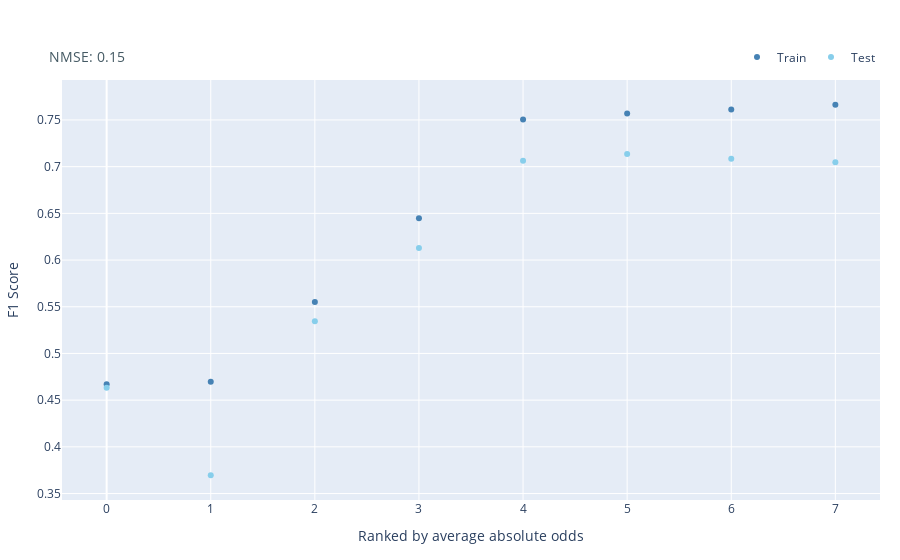

The cell this chart's notebook holds for it:
### Code cell
fig_train_test(
    df_metrics_sorted,
    metric_title = model_metric_name,
    train_col = train_model_col,
    test_col =  model_col,
    ranking_metric= fair_col,
    metric_result = model_mse)

### Figure 1 — Plotly figure (JSON) as saved in the notebook; plotly's stock layout.template omitted (floating-point values rounded to 4 significant figures)
{"data": [{"customdata": ["LGBM", "LGBM", "LGBM", "LGBM", "LGBM", "LGBM", "LGBM", "LGBM"], "hovertemplate": "Ranking: %{x}<br>F1 Score (train): %{y:,.3f}<br>Model: %{customdata}", "marker": {"color": "#4682B4"}, "mode": "markers", "name": "Train", "type": "scatter", "x": [0, 1, 2, 3, 4, 5, 6, 7], "y": [0.467, 0.4697, 0.5551, 0.6448, 0.7506, 0.757, 0.7611, 0.7663]}, {"customdata": ["LGBM", "LGBM", "LGBM", "LGBM", "LGBM", "LGBM", "LGBM", "LGBM"], "hovertemplate": "Ranking: %{x}<br>F1 Score (test): %{y:,.3f}<br>Model: %{customdata}<br><extra></extra>", "marker": {"color": "#87CEEB"}, "mode": "markers", "name": "Test", "type": "scatter", "x": [0, 1, 2, 3, 4, 5, 6, 7], "y": [0.4633, 0.3696, 0.5344, 0.6128, 0.7064, 0.7135, 0.7085, 0.7047]}], "layout": {"autosize": true, "legend": {"font": {"size": 12}, "orientation": "h", "x": 1, "xanchor": "right", "y": 1.02, "yanchor": "bottom"}, "margin": {"b": 60, "l": 20, "r": 20, "t": 80}, "showlegend": true, "title": {"text": "<span style='font-size:.9em;color:#455A64'></span><br><span style='font-size:.8em;color:#455A64'> NMSE: 0.15</span>"}, "xaxis": {"autorange": true, "range": [-0.4213, 7.421], "title": {"text": "Ranked by average absolute odds"}, "type": "linear"}, "yaxis": {"autorange": true, "range": [0.3389, 0.797], "title": {"text": "F1 Score"}, "type": "linear"}}}
